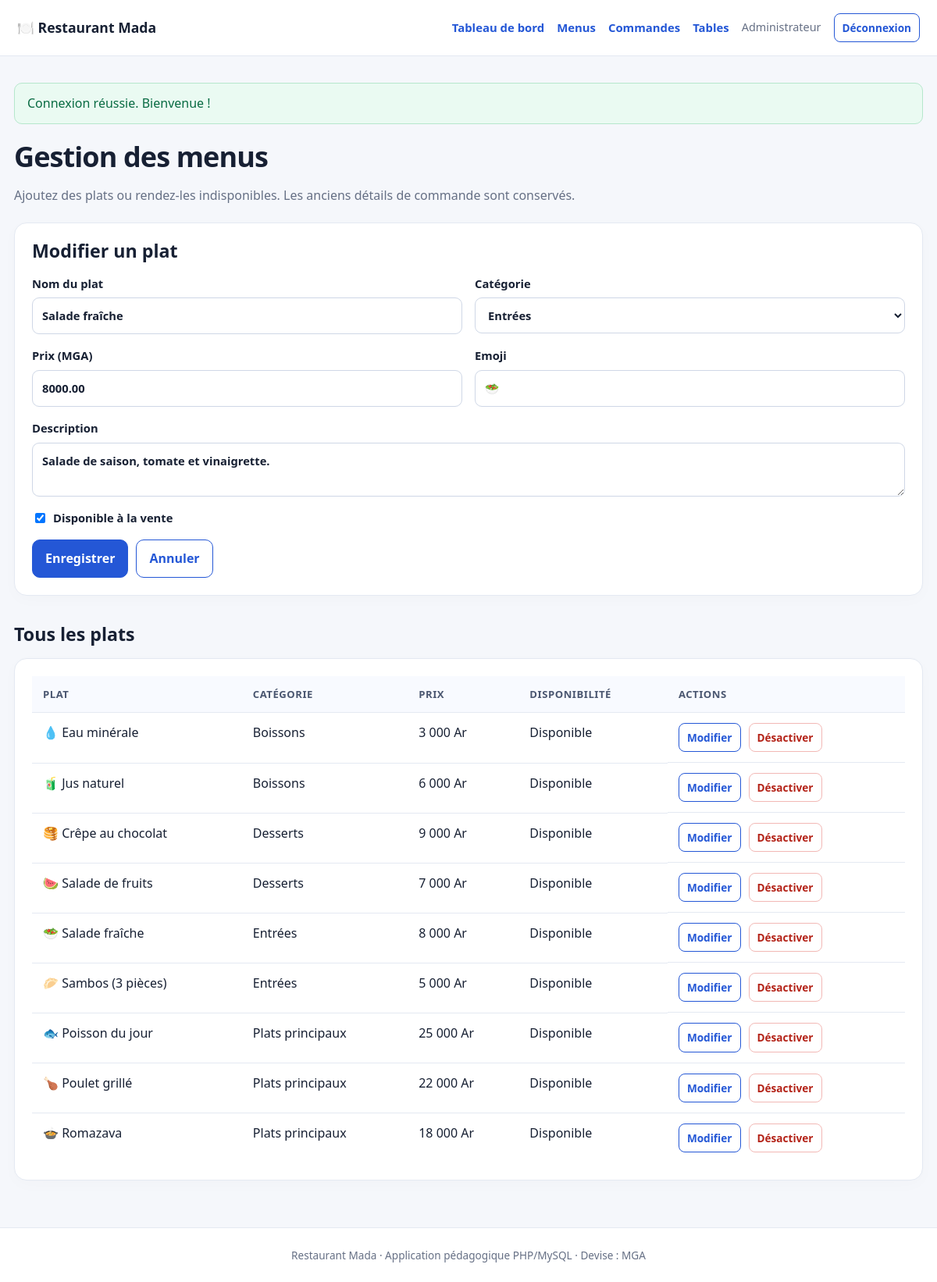
The app's page /admin/menu.php?edit=1 (signed in) with its own data.
### tables this page shows
CREATE TABLE menu_items (
    id INT UNSIGNED AUTO_INCREMENT PRIMARY KEY,
    category_id INT UNSIGNED NOT NULL,
    name VARCHAR(120) NOT NULL,
    description VARCHAR(500) NOT NULL DEFAULT '',
    price DECIMAL(12,2) NOT NULL,
    emoji VARCHAR(16) NOT NULL DEFAULT '🍽️',
    available TINYINT(1) NOT NULL DEFAULT 1,
    created_at TIMESTAMP NOT NULL DEFAULT CURRENT_TIMESTAMP,
    CONSTRAINT fk_menu_category FOREIGN KEY (category_id) REFERENCES categories(id),
    CONSTRAINT chk_menu_price CHECK (price > 0)
);

CREATE TABLE categories (
    id INT UNSIGNED AUTO_INCREMENT PRIMARY KEY,
    name VARCHAR(80) NOT NULL UNIQUE
);

### includes/functions.php (called while the page is built, shortened)
<?php
function e(mixed $value): string {
    return htmlspecialchars((string)$value, ENT_QUOTES | ENT_SUBSTITUTE, 'UTF-8');
}
function money(mixed $amount): string {
    return number_format((float)$amount, 0, ',', ' ') . ' Ar';
}

### admin/menu.php (the view, shortened to what this page needs)
<?php
require_once __DIR__ . '/../config/config.php';
require_once __DIR__ . '/../includes/functions.php';
$categories = $pdo->query('SELECT id,name FROM categories ORDER BY name')->fetchAll();
$editItem = null;
if (isset($_GET['edit'])) {
    $editId = positive_int($_GET['edit']);
    if ($editId) { $st=$pdo->prepare('SELECT * FROM menu_items WHERE id=?'); $st->execute([$editId]); $editItem=$st->fetch() ?: null; }
}
$items = $pdo->query('SELECT m.*, c.name AS category_name FROM menu_items m JOIN categories c ON c.id=m.category_id ORDER BY c.name,m.name')->fetchAll();
require __DIR__ . '/../includes/header.php';
?>
<h1>Gestion des menus</h1><p class="muted">Ajoutez des plats ou rendez-les indisponibles. Les anciens détails de commande sont conservés.</p>
<section class="form-card">
    <h2><?= $editItem ? 'Modifier un plat' : 'Ajouter un plat' ?></h2>
    <form method="post" class="form-grid">
        <label>Nom du plat<input name="name" required maxlength="120" value="<?= e($editItem['name'] ?? '') ?>"></label>
        <label>Catégorie<select name="category_id" required><option value="">-- Choisir --</option><?php foreach ($categories as $c): ?><option value="<?= (int)$c['id'] ?>" <?= (int)($editItem['category_id'] ?? 0)===(int)$c['id']?'selected':'' ?>><?= e($c['name']) ?></option><?php endforeach; ?></select></label>
        <label>Prix (MGA)<input type="number" name="price" min="1" step="1" required value="<?= e($editItem['price'] ?? '') ?>"></label>
        <label>Emoji<input name="emoji" maxlength="16" value="<?= e($editItem['emoji'] ?? '🍽️') ?>"></label>
        <label class="full-width">Description<textarea name="description" rows="2" maxlength="500"><?= e($editItem['description'] ?? '') ?></textarea></label>
        <label class="check-label"><input type="checkbox" name="available" value="1" <?= (!$editItem || $editItem['available'])?'checked':'' ?>> Disponible à la vente</label>
        <div class="full-width actions"><button class="button" type="submit"><?= $editItem ? 'Enregistrer' : 'Ajouter le plat' ?></button><?php if ($editItem): ?><a class="button button-outline" href="/restaurant-gestion/admin/menu.php">Annuler</a><?php endif; ?></div>
    </form>
</section>
<h2 class="section">Tous les plats</h2>
<div class="table-wrap card"><table><thead><tr><th>Plat</th><th>Catégorie</th><th>Prix</th><th>Disponibilité</th><th>Actions</th></tr></thead><tbody>
<?php foreach ($items as $item): ?><tr><td><?= e($item['emoji']) ?> <?= e($item['name']) ?></td><td><?= e($item['category_name']) ?></td><td><?= money($item['price']) ?></td><td><?= $item['available']?'Disponible':'Indisponible' ?></td><td class="actions"><a class="button button-small button-outline" href="?edit=<?= (int)$item['id'] ?>">Modifier</a><?php if ($item['available']): ?><form method="post" class="inline-form" data-confirm="Désactiver ce plat ?"><input type="hidden" name="csrf_token" value="<?= e(csrf_token()) ?>"><input type="hidden" name="action" value="delete"><input type="hidden" name="id" value="<?= (int)$item['id'] ?>"><button class="button button-small button-danger" type="submit">Désactiver</button></form><?php endif; ?></td></tr><?php endforeach; ?>
</tbody></table></div>
<?php require __DIR__ . '/../includes/footer.php'; ?>

### assets/style.css (style rules this page uses)
:root { --blue:#2457d6;--blue-dark:#183b91;--ink:#172033;--muted:#667085;--line:#e4e9f2;--bg:#f5f7fb;--white:#fff;--green:#12805c;--red:#b42318;--radius:16px }
* { box-sizing:border-box }
body { margin:0;background:var(--bg);color:var(--ink);font:16px/1.55 system-ui,-apple-system,"Segoe UI",sans-serif }
a { color:var(--blue);text-decoration:none }
.section { margin-top:36px }
.section h2,h1,h2,h3 { line-height:1.2 }
h1 { font-size:clamp(1.8rem,3vw,2.5rem);letter-spacing:-.025em;margin:0 0 12px }
h2 { font-size:1.45rem;margin:0 0 16px }
.muted,small { color:var(--muted) }
.card,.form-card,.stat-card { background:#fff;border:1px solid var(--line);border-radius:var(--radius);padding:22px;box-shadow:0 5px 20px #17203305 }
.button { display:inline-flex;justify-content:center;align-items:center;gap:8px;border:1px solid var(--blue);border-radius:10px;background:var(--blue);color:white;padding:11px 16px;font:inherit;font-weight:700;cursor:pointer;white-space:nowrap }
.button-outline { background:#fff;color:var(--blue) }
.button-danger { background:#fff;color:var(--red);border-color:#f2b8b5 }
.button-small { font-size:.85rem;padding:7px 10px;border-radius:8px }
.actions { display:flex;gap:10px;align-items:center;flex-wrap:wrap }
.inline-form { display:inline-flex;margin:0 }
.form-card { margin:22px 0 }
.stack label,.form-grid label { display:flex;flex-direction:column;gap:7px;font-weight:650;font-size:.92rem }
input,select,textarea { width:100%;padding:11px 12px;border:1px solid #cfd7e6;border-radius:9px;background:#fff;color:var(--ink);font:inherit;min-width:0 }
input[type=checkbox] { width:auto }
.check-label { flex-direction:row!important;align-items:center }
.form-grid { display:grid;grid-template-columns:repeat(2,minmax(0,1fr));gap:16px }
.full-width { grid-column:1/-1 }
.table-wrap { overflow-x:auto }
.table-wrap table { width:100%;border-collapse:collapse;min-width:660px }
.table-wrap th,.table-wrap td { text-align:left;padding:13px 14px;border-bottom:1px solid var(--line);vertical-align:top }
.table-wrap th { background:#f8faff;color:#4a5670;font-size:.82rem;text-transform:uppercase;letter-spacing:.04em }
.table-wrap tr:last-child td { border-bottom:0 }

### records on screen
menu_items: name "Salade fraîche", category_id "Entrées", price "8000.00", emoji "🥗", description "Salade de saison, tomate et vinaigrette.", available "☑", category.name "Entrées", price "8 000 Ar", shows "Disponible"
menu_items: emoji "💧", name "Eau minérale", category.name "Boissons", price "3 000 Ar", available "Disponible"
menu_items: emoji "🧃", name "Jus naturel", category.name "Boissons", price "6 000 Ar", available "Disponible"
menu_items: emoji "🥞", name "Crêpe au chocolat", category.name "Desserts", price "9 000 Ar", available "Disponible"
menu_items: emoji "🍉", name "Salade de fruits", category.name "Desserts", price "7 000 Ar", available "Disponible"
menu_items: emoji "🥟", name "Sambos (3 pièces)", category.name "Entrées", price "5 000 Ar", available "Disponible"
menu_items: emoji "🐟", name "Poisson du jour", category.name "Plats principaux", price "25 000 Ar", available "Disponible"
menu_items: emoji "🍗", name "Poulet grillé", category.name "Plats principaux", price "22 000 Ar", available "Disponible"
menu_items: emoji "🍲", name "Romazava", category.name "Plats principaux", price "18 000 Ar", available "Disponible"

### other values on screen
$user['name'] "Administrateur"
$flashMessage['message'] "Connexion réussie. Bienvenue !"
